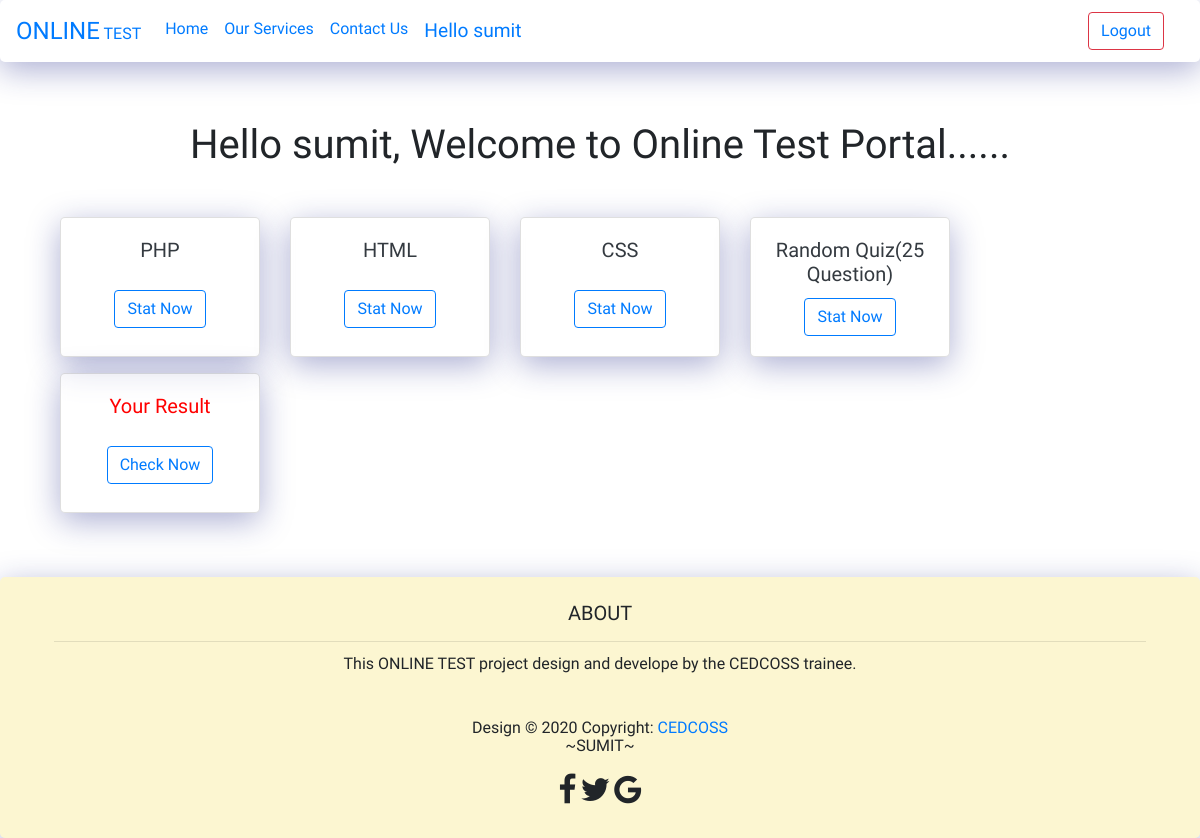
Before: /userdashboard.php (signed in) with the older database file.
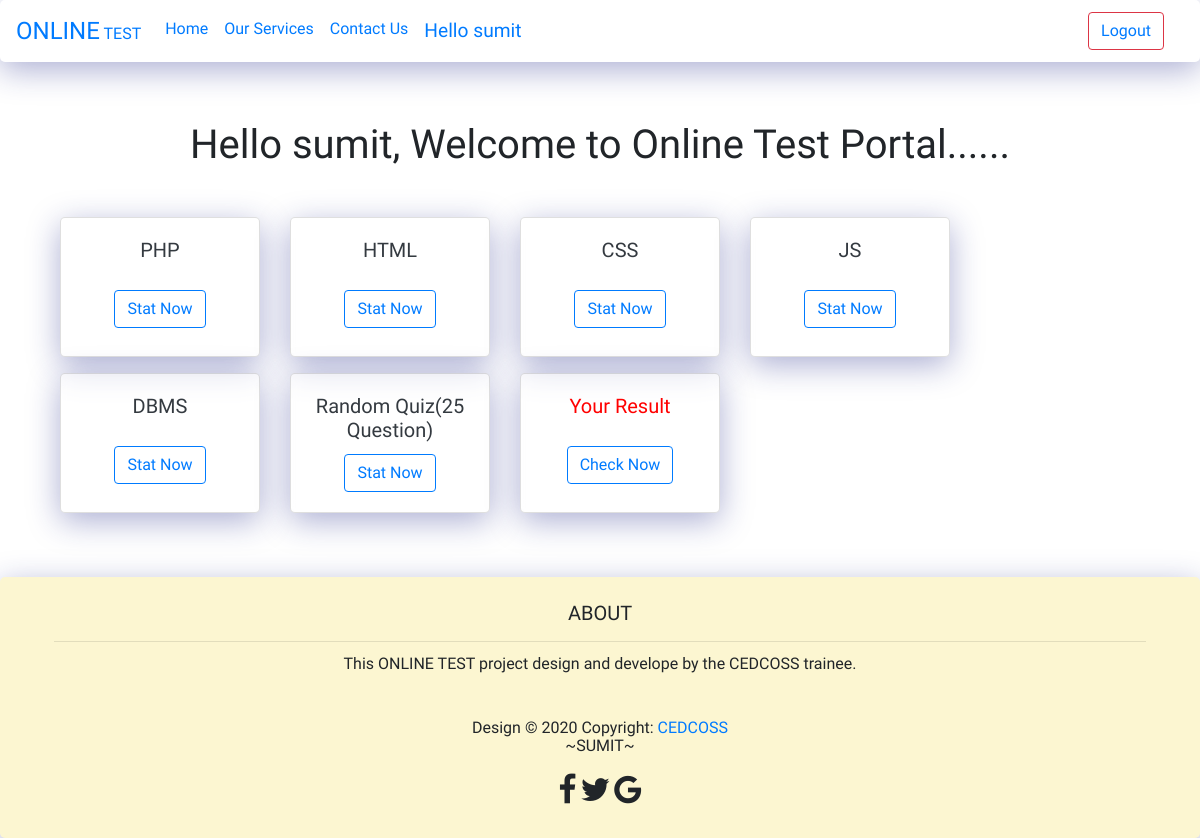
After: the same page with the newer database file.
### tables this page shows
CREATE TABLE `subject` (
  `id` int(11) NOT NULL,
  `sub_name` varchar(20) NOT NULL
);

### userdashboard.php (the view, shortened to what this page needs)
<?php
include 'connection.php';
$sql="SELECT * FROM `subject`";
$query=mysqli_query($conn,$sql);
?>
<!doctype html>
<html lang="en">
  <head>
    <link rel="stylesheet" href="https://cdn.jsdelivr.net/npm/bootstrap@4.6.0/dist/css/bootstrap.min.css">
    <link rel="stylesheet" href="style.css">
    <link rel="stylesheet" href="https://cdnjs.cloudflare.com/ajax/libs/font-awesome/4.7.0/css/font-awesome.min.css" />
  </head>
  <body>
  <?php include 'userheader.php' ?>
    <div class="container-fluid bg">
        <div class="container log">
            <main class="col">
                <h1><?php echo $name; ?>, Welcome to Online Test Portal......</h1>
                    <div class="card-deck mt-5">
                    <?php  while($row = mysqli_fetch_array($query)){?>
                        <div class="">
                            <div class="card text-dark text-center ucard mb-3" style="width: 200px; height:140px;">
                                <div class="card-body">
                                    <h5 class="card-title"><?php echo $row['sub_name']; ?></h5>
                                    <button class="btn btn-outline-primary mt-3" type="submit"
                                        onclick="location.href = 'question.php?id=<?php echo $row['id']; ?>'">Stat Now</button>
                                </div>
                            </div>
                        </div>
                    <?php }?>
                    <div class="">
                            <div class="card text-dark text-center ucard mb-3" style="width: 200px; height:140px;">
                                <div class="card-body">
                                    <h5 class="card-title">Random Quiz(25 Question)</h5>
                                    <button class="btn btn-outline-primary " type="submit"
                                        onclick="location.href = 'randomquiz.php'">Stat Now</button>
                                </div>
                            </div>
                        </div>
                        <div class="">
                            <div class="card text-center ucard mb-3" style="width: 200px; height:140px; color:red;">
                                <div class="card-body">
                                    <h5 class="card-title">Your Result</h5>
                                    <button class="btn btn-outline-primary mt-3" type="submit"
                                        onclick="location.href = 'yourresult.php'">Check Now</button>
                                </div>
                            </div>
                        </div>
                 </div>
            </main>
        </div>
    </div>
    <?php include 'footer.php' ?>
  </body>
</html>

Changed rows visible on the page:
added subject: sub_name "JS"
added subject: sub_name "DBMS"
